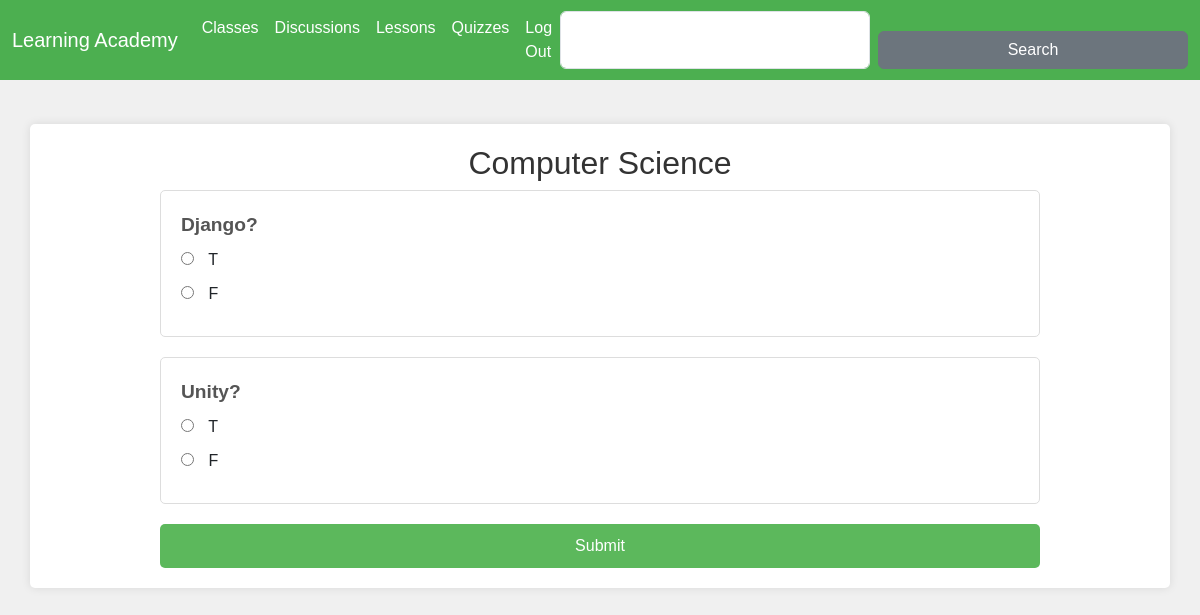
Screenshot of /student_quiz/9/ (signed in) with the database file from the repository.
### learn/models.py (models this page shows, shortened)
class Quiz(models.Model):
    subject = models.ForeignKey(Subject, on_delete=models.CASCADE)
    owner = models.ForeignKey(User, on_delete=models.CASCADE, related_name='quizzes')
    name = models.CharField(max_length=255)
    weight = models.DecimalField(max_digits=5, decimal_places=2, default=1.00)  # Default weight is 1

class Question(models.Model):
    quiz = models.ForeignKey(Quiz, on_delete=models.CASCADE, related_name='questions')
    text = models.CharField('Question', max_length=255)

class Answer(models.Model):
    question = models.ForeignKey(Question, on_delete=models.CASCADE, related_name='answers')
    text = models.CharField('Answer', max_length=255)
    is_correct = models.BooleanField('Correct answer', default=False)

### learn/views.py (the view)
# urls.py: path('student_quiz/<int:pk>/', take_quiz, name='take_quiz'),
def take_quiz(request, pk):
    quiz = Quiz.objects.get(id=pk)
    student = request.user.student
    num_attempts = TakenQuiz.objects.filter(student=student, quiz=quiz).count()
    if num_attempts >= 3:
        return HttpResponseForbidden('You have already attempted this quiz 3 times.')
    questions = student.get_questions(quiz)
    return render(request, 'take_quiz.html', {'quiz': quiz, 'questions': questions})

### learn/models.py (called while the page is built)
    def get_questions(self, quiz):
        questions = quiz.questions.all()
        return questions

### learn/templates/take_quiz.html (shortened to what this page needs)
{% extends 'base.html' %}
{% block content %}
<h2>{{ quiz.name }}</h2>
<form method="post" action="{% url 'submit_quiz' quiz.id %}">
  {% for question in questions %}
      <fieldset>
          <legend>{{ question.text }}</legend>
          {% for answer in question.answers.all %}
              <label>
                  <input type="radio" name="{{ question.id }}" value="{{ answer.id }}">
                  {{ answer.text }}
              </label>
          {% endfor %}
      </fieldset>
  {% endfor %}
  <button type="submit">Submit</button>
</form>
{% endblock %}

### learn/templates/base.html (style rules this page uses)
body { background-color: #f0f0f0; font-family: Arial, sans-serif; }

### learn/templates/take_quiz.html (style rules this page uses)
body { font-family: Arial, sans-serif; }
h2 { color: #333; text-align: center; }
form { width: 80%; margin: 0 auto; }
fieldset { border: 1px solid #ddd; padding: 20px; margin-bottom: 20px; border-radius: 5px; }
legend { font-size: 1.2em; font-weight: bold; color: #555; }
label { display: block; margin-bottom: 10px; }
input[type="radio"] { margin-right: 10px; }
button { display: block; width: 100%; padding: 10px; margin-top: 20px; border: none; background-color: #5cb85c; color: white; font-size: 1em; border-radius: 5px; cursor: pointer; }

### rows the page displays
Quiz: name "Computer Science"
Question: text "Django?"
Answer: text "T"
Answer: text "F"
Question: text "Unity?"
Answer: text "T"
Answer: text "F"
